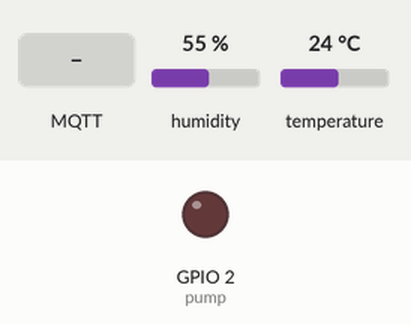
This program was run on a simulated ESP32 board running MicroPython. On the bench: output pins drawn as LEDs (lit = HIGH). Wiring (from the project's diagram.json): red LED on GPIO 2, DHT22 sensor on GPIO 4. Inputs (shaded band) come from the test bench; at power-on: humidity 55 %, temperature 24 °C. WiFi joins after 1.5 s; no MQTT or app messages arrive unless stated; requests to the public web service named in the program get a made-up reply in its usual format after 0.4 s (London, UTC, broken clouds, 64 % humidity, 1013 hPa unless stated); values from a settings file that is not in the repository are placeholders; what the program prints to the serial console is not drawn.

Above: at 2.8 s.
2.9 s: MQTT message "pump_on" arrives on the first subscribed topic
At 3.7 s:
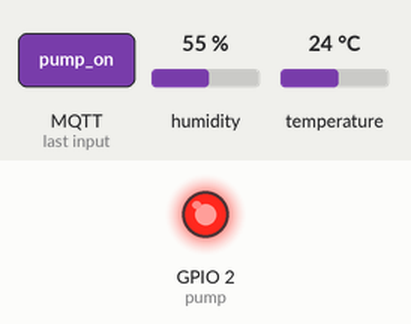
4.4 s: MQTT message "pump_off" arrives on the first subscribed topic
At 5.0 s:
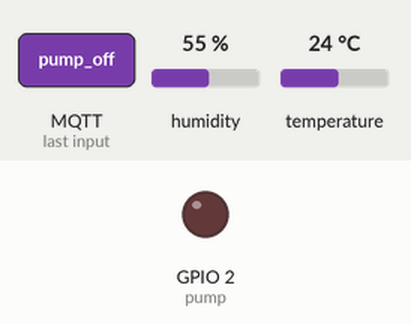
Timing chart, 0 to 7.4 s (numbered marks = the images above; inputs shaded):
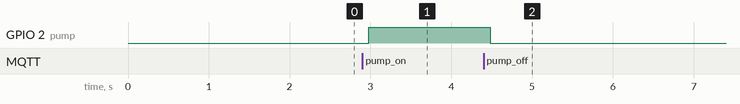

Measured:
- after the input at 2.9 s, GPIO 2 (pump): LOW → HIGH after 0.08 s
- after the input at 4.4 s, GPIO 2 (pump): HIGH → LOW after 0.08 s

The program:

main.py
```python
import network, time

wlan = network.WLAN(network.STA_IF)
wlan.active(True)
wlan.connect("Wokwi-GUEST", "")
print("Подключение к Wi-Fi", end="")
while not wlan.isconnected():
    print(".", end="")
    time.sleep(0.1)
print(" готово:", wlan.ifconfig()[0])

# ---- Задание 3.4: ThingSpeak (телеметрия) + MQTT (команды насосу) ----
import dht
import machine
import ubinascii
import urequests
from machine import Pin
from umqtt.simple import MQTTClient

try:
    from config import WRITE_API_KEY
except ImportError:
    WRITE_API_KEY = "XXXXXXXXXXXXXXXX"    # вставьте свой Write API Key

TS_URL = "https://api.thingspeak.com/update"
SEND_EVERY_MS = 20000
PING_EVERY_MS = 30000
ALARM_T = 30.0

BROKER = "broker.hivemq.com"
CMD_TOPIC = b"college/kainazar/cmd"
CLIENT_ID = b"esp32-kainazar-" + ubinascii.hexlify(machine.unique_id())

sensor = dht.DHT22(Pin(4))
pump = Pin(2, Pin.OUT)                     # светодиод изображает насос
pump.value(0)


def on_message(topic, msg):
    cmd = msg.decode().strip().lower()
    if cmd == "pump_on":
        pump.value(1)
        print("Команда pump_on: насос ВКЛЮЧЁН")
    elif cmd == "pump_off":
        pump.value(0)
        print("Команда pump_off: насос ВЫКЛЮЧЕН")
    else:
        print("Неизвестная команда:", cmd)


def mqtt_connect():
    c = MQTTClient(CLIENT_ID, BROKER, port=1883, keepalive=60)
    c.set_callback(on_message)
    c.connect()
    c.subscribe(CMD_TOPIC)                 # только свой топик, а не "#"
    print("MQTT: подписка на", CMD_TOPIC.decode())
    return c


def send_to_thingspeak():
    sensor.measure()
    t = sensor.temperature()
    h = sensor.humidity()
    alarm = 1 if t > ALARM_T else 0
    r = urequests.get("{}?api_key={}&field1={:.1f}&field2={:.1f}&field3={}"
                      .format(TS_URL, WRITE_API_KEY, t, h, alarm))
    entry = r.text.strip()
    r.close()
    print("t={:.1f} C h={:.1f} % тревога={} -> запись №{}"
          .format(t, h, alarm, entry))


client = mqtt_connect()
last_send = time.ticks_ms() - SEND_EVERY_MS    # первая отправка сразу
last_ping = time.ticks_ms()

while True:
    try:
        client.check_msg()                 # не блокирует: проверяет новые команды
        now = time.ticks_ms()
        if time.ticks_diff(now, last_send) >= SEND_EVERY_MS:
            last_send = now
            try:
                send_to_thingspeak()
            except OSError as e:           # ошибка HTTP/датчика не рвёт MQTT
                print("ThingSpeak/DHT22:", e)
        if time.ticks_diff(now, last_ping) >= PING_EVERY_MS:
            last_ping = now
            client.ping()                  # держим соединение с брокером
    except OSError as e:
        print("Ошибка:", e, "- переподключение к MQTT")
        time.sleep(2)
        try:
            client = mqtt_connect()
        except OSError:
            pass
    time.sleep_ms(100)
```
